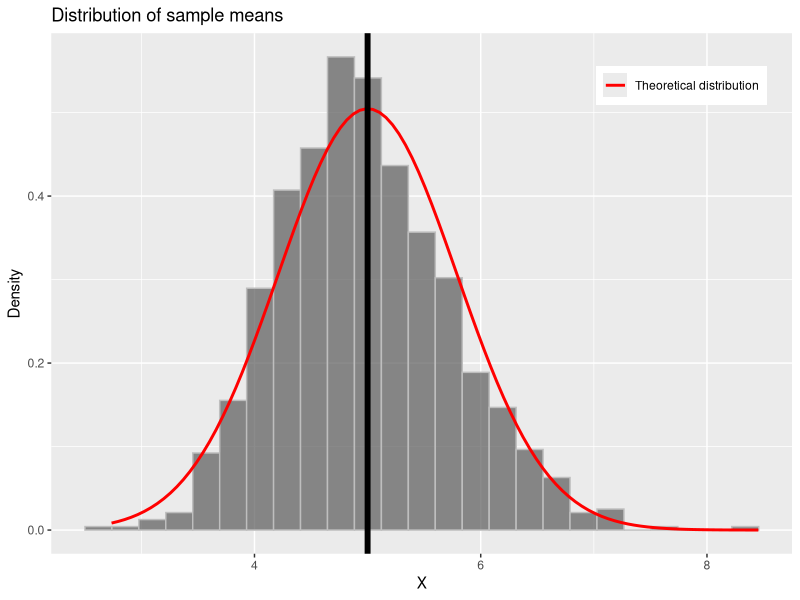
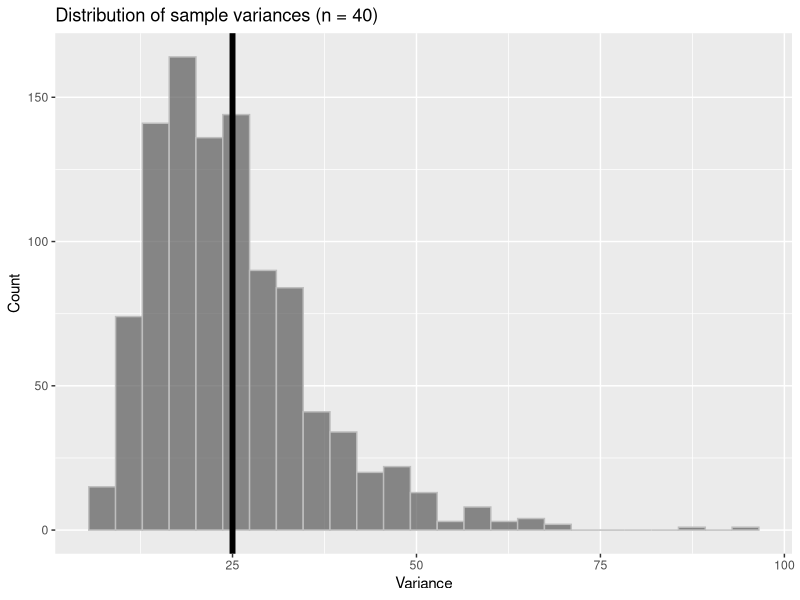
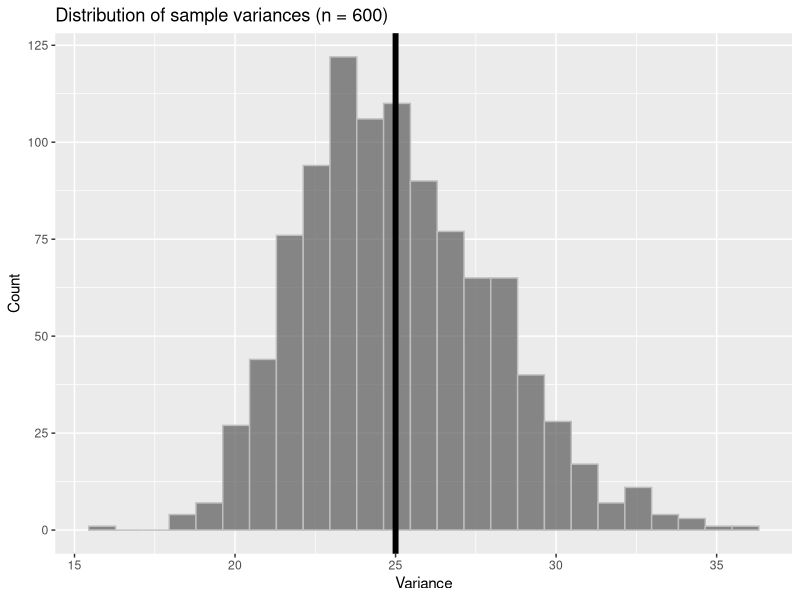

These figures' R source, in order:
## ---- chunk 1
knitr::opts_chunk$set(echo = TRUE)
library(ggplot2)
library(kableExtra)
## ---- chunk 2
set.seed(1024)
rate = 0.2  # Lambda
nosim <- 1000  # Number of simulations
n <- 40  # Sample size
samples <- matrix(rexp(nosim*n, rate = rate), nosim)
sample_means <- apply(samples, 1, mean)
## ---- chunk 3
x <- seq(min(sample_means), max(sample_means), length.out = 100)
y = dnorm(x, mean = 1/rate, sd = 1/(rate*sqrt(n)))
## ---- chunk 4
g <- ggplot() + 
    geom_histogram(aes(x=sample_means,
                       y = ..density..),
                   bins = 25,
                   color = "grey",
                   alpha = .7) + 
    geom_line(aes(x = x,
                  y = y,
                  lty = "Theoretical distribution"),
              color = "red",
              size = 1) + 
    geom_vline(aes(xintercept = 1/rate),
               size = 2) + 
    labs(x = "X",
         y = "Density",
         title = "Distribution of sample means") + 
    theme(legend.title = element_blank(),
          legend.position = c(.85, .9))
g
## ---- chunk 5
dt <- data.frame(D = c("Sample", "Theoretical"), 
                 M = c(round(mean(sample_means), 3), round(1/rate, 3)),
                 SEoM = c(round(sd(sample_means), 3), round(1/rate/sqrt(n), 3)))

kable(dt, "latex",
      booktabs = T,
      align = "c",
      col.names = c("Distribution of means", "Mean", "SE of the mean")) %>%
    kable_styling(position = "center")
## ---- chunk 6
sample_vars <- apply(samples, 1, var)
## ---- chunk 7
g <- ggplot() + 
    geom_histogram(aes(x = sample_vars),
                   bins = 25,
                   color = "grey",
                   alpha = .7) + 
    geom_vline(xintercept = (1/rate)^2,
               size = 2) + 
    labs(x = "Variance",
         y = "Count",
         title = "Distribution of sample variances (n = 40)")
g
## ---- chunk 8
g <- ggplot() + 
    geom_histogram(aes(x = apply(matrix(rexp(nosim*600, rate = rate), nosim), 1, var)),
                   bins = 25,
                   color = "grey",
                   alpha = .7) + 
    geom_vline(xintercept = (1/rate)^2,
               size = 2) + 
    labs(x = "Variance",
         y = "Count",
         title = "Distribution of sample variances (n = 600)")
g
